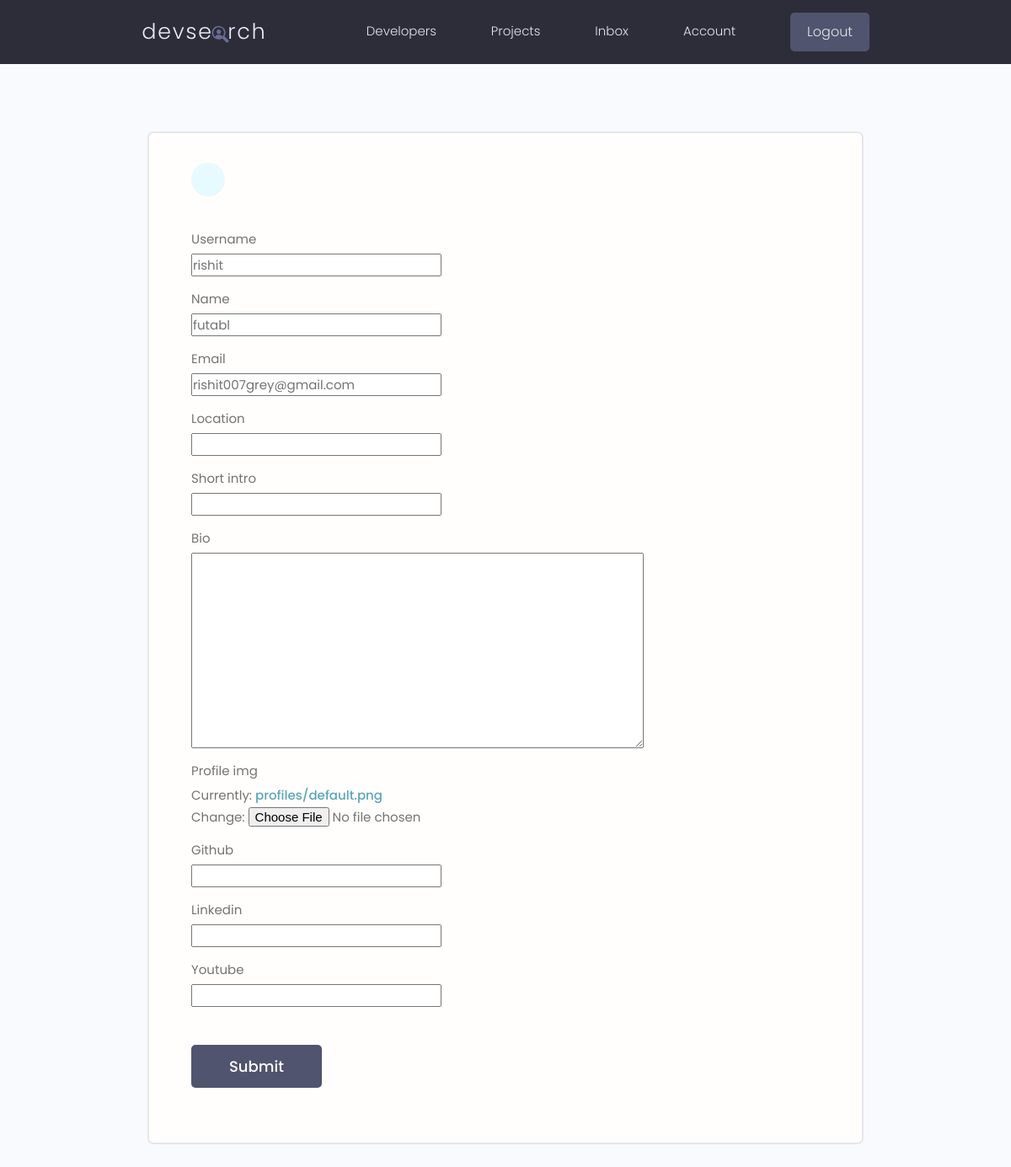
The page /edit-account/ (signed in) on the database its author committed.
### user/models.py (models this page shows, shortened)
class Profile(models.Model):
    user = models.OneToOneField(
        User, on_delete=models.CASCADE, null=True, blank=True, editable=False)
    username = models.CharField(max_length=50, blank=True, null=True)
    name = models.CharField(max_length=200, blank=True, null=True)
    email = models.EmailField(blank=True, null=True)
    location = models.CharField(max_length=200, null=True, blank=True)
    short_intro = models.CharField(max_length=200, blank=True, null=True)
    bio = models.TextField(null=True, blank=True)
    Profile_img = models.ImageField(
        upload_to='profiles', default='profiles/default.png')
    github = models.CharField(max_length=200, blank=True, null=True)
    linkedin = models.CharField(max_length=200, blank=True, null=True)
    youtube = models.CharField(max_length=200, blank=True, null=True)
    id = models.UUIDField(default=uuid.uuid4, unique=True,
                          primary_key=True, editable=False)

### user/views.py (the view)
# urls.py: path('edit-account/',views.editAccount,name='edit-account'),
@login_required(login_url='login')
def editAccount(request):
    form = forms.ProfileForm(instance=request.user.profile)
    context = {'form': form}
    if request.method == "POST":
        form = forms.ProfileForm(
            request.POST, request.FILES, instance=request.user.profile,)
        if form.is_valid():
            form.save()
            return redirect('account')
    return render(request, 'user/profile_form.html', context)

### user/forms.py (shortened to what this page needs)
class ProfileForm(ModelForm):
    class Meta:
        model=Profile
        fields="__all__"

### user/templates/user/profile_form.html (shortened to what this page needs)
{% extends 'main.html' %}
{% load static %}
{% block content %}
    <main class="formPage my-xl">
        <div class="content-box">
            <div class="formWrapper">
                <a class="backButton" href="{% url 'account'%}"></a>
                <br>
                <form action="" method="post" enctype="multipart/form-data">
                    {% for field in form %}
                    <div class="form__field">
                        <label for="formInput#text">{{field.label}}</label>
                        {{field}}
                    </div>
                    {% endfor %}
                    <input class="btn btn--sub btn--lg  my-md" type="submit" value="Submit" />
                </form>
            </div>
        </div>
    </main>
</body>
</html>
{% endblock content %}

### static/styles/app.css (style rules this page uses)
:root { --color-sub: #2d2d39; }
.btn--sub { background-color: var(--color-sub-light); }
.content-box { width: 95%; max-width: 85rem; margin: 0 auto; }
.backButton { background: var(--color-main-light); color: var(--color-main); width: 4rem; height: 4rem; display: flex; align-items: center; justify-content: center; border-radius: 50%; }
.formPage .formWrapper { list-style: none; background: var(--color-white); padding: 3.5rem 5rem; border: 2px solid var(--color-light); border-radius: 0.7rem; }

### static/uikit/styles/modules/_variables.css (style rules this page uses)
:root { --color-main: #5aa5b9; --color-main-light: #e6faff; --color-sub: #3f4156; --color-sub-light: #51546e; --color-sub-lighter: #ededfd; --color-text: #737373; --color-gray: #8b8b8b; --color-light: #e5e7eb; --color-light-gray: #767676; --color-bg: #f8fafd; --color-white: #fffefd; --color-white-light: #f3f3f3; --color-success: #359e64; --color-success-bg: #def8e8; --color-error: #fc4b0b; --color-error-bg: #fff2ee; --font-base: 'Poppins', arial, helvetica, 'Segoe UI', roboto, ubuntu, sans-serif; --font-monospace: 'Fira Code', 'Courier New', courier, monospace; --font-regular: 300; --font-medium: 500; --font-bold: 700; --generic-shadow: 1px 1px 5px #00000010; --generic-transition: all 0.3s ease-in-out; }

### static/uikit/styles/modules/_base.css (style rules this page uses)
* { margin: 0; padding: 0; box-sizing: border-box; text-rendering: optimizeLegibility; color: inherit; font-size: inherit; }
html { font-size: 50%; }
@media only screen and (min-width: 480px) { html { font-size: 56.25%; } }
@media only screen and (min-width: 1200px) { html { font-size: 62.5%; } }
body { line-height: 1.6; font-weight: 400; font-size: 1.5rem; color: var(--color-text); background-color: var(--color-bg); min-height: 100vh; }

### static/uikit/styles/modules/_typography.css (style rules this page uses)
* { font-family: var(--font-base); }
a { padding-bottom: 2px; text-decoration: none; display: inline-block; color: var(--color-main); font-weight: var(--font-medium); }

### static/uikit/styles/modules/_utilities.css (style rules this page uses)
.my-md { margin: 3rem auto; }
.my-xl { margin: 8rem auto; }

### static/uikit/styles/modules/_button.css (style rules this page uses)
.btn { display: inline-block; position: relative; cursor: pointer; background-color: var(--color-light); font-weight: var(--font-medium); color: var(--color-sub); text-decoration: none; padding: 1rem 2rem; border-radius: 0.5rem; border: none; width: -webkit-fit-content; width: -moz-fit-content; width: fit-content; height: -webkit-fit-content; height: -moz-fit-content; height: fit-content; font-size: 1.6rem; outline-width: 0; outline-color: transparent; -webkit-backface-visibility: hidden; backface-visibility: hidden; transition: all 0.3s ease-in-out; }
.btn--sub { background-color: var(--color-sub); color: var(--color-white); }
.btn--lg { font-size: 1.8rem; padding: 1.2rem 4.5rem; }

### static/uikit/styles/modules/_form.css (style rules this page uses)
.form__field { margin-top: 1.5rem; margin-bottom: 1.5rem; }
.form__label, .form__field > label { display: block; margin-bottom: 0.5rem; color: var(--color-text); }

### rows shown on the page
Profile: form "rishit" "futabl" "rishit007grey@gmail.com"

### other values the page prints
{{ field.label }} "Username" "Name" "Email" "Location" "Short intro" "Bio" "Profile img" "Github" "Linkedin" "Youtube"
